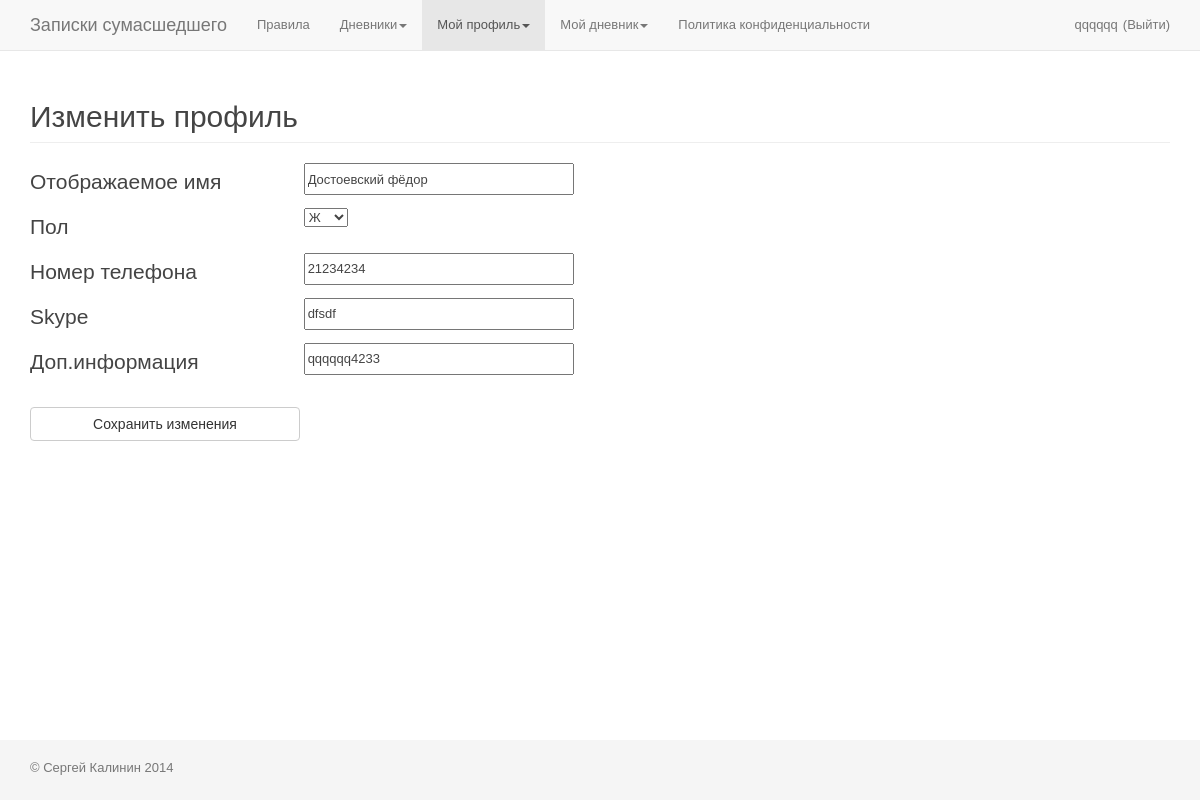
The app's page /change_profile/ (signed in), older data.
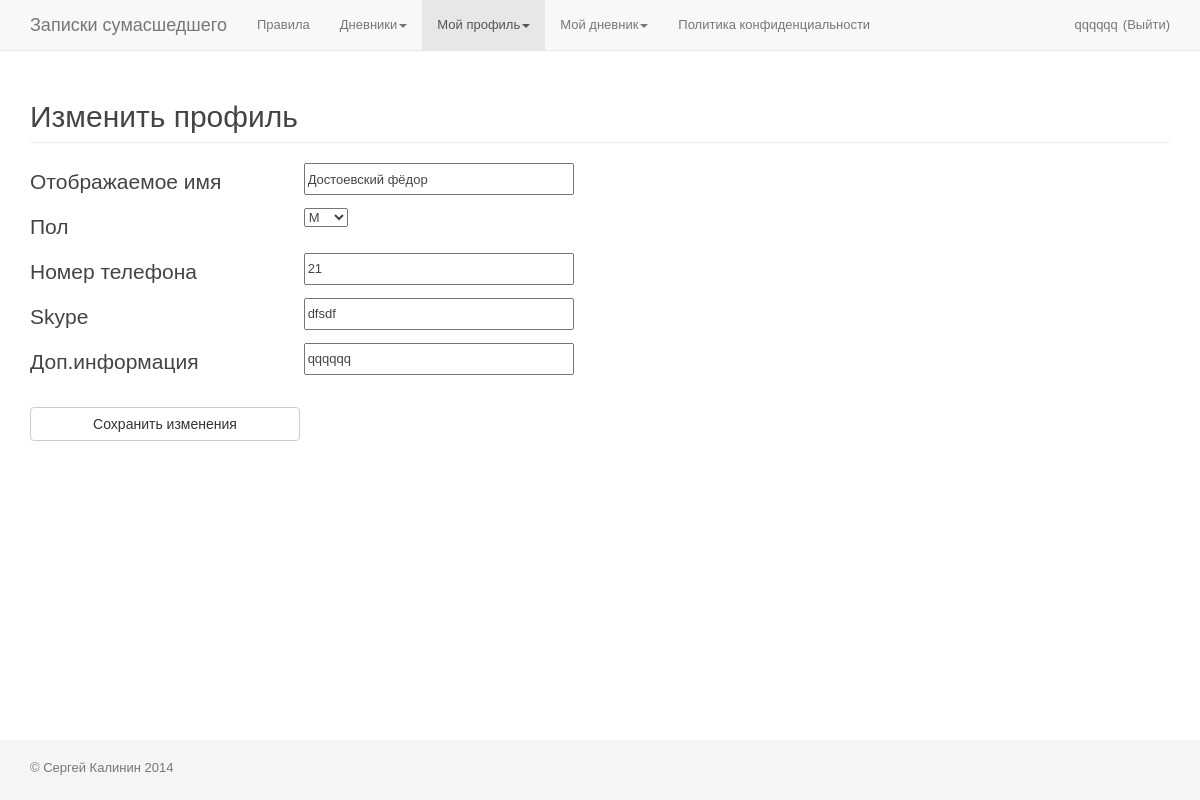
The same page, newer data.
### app_accounts/models.py (models this page shows, shortened)
class Gender(models.Model):
	gender = models.CharField(
		max_length=10,
		blank=True,
	)
	def __str__(self):
		return self.gender

class UserProfile(User):
	gender = models.ForeignKey(
		Gender,
		verbose_name='Пол',
		blank=True,
		null=True,
	)
	nickname = models.CharField(
		'Отображаемое имя',
		max_length=50,
		blank=False,
	)
	phone = models.CharField(
		max_length=50,
		blank=False,
	)
	skype = models.CharField(
		max_length=50,
		blank=False,
	)
	other = models.TextField(
		max_length=500,
		blank=False,
	)
	avatar = models.ImageField(
		upload_to='userprofile/avatar/',
		blank=True,
		null=True,
	)
	views = models.IntegerField(
		default=0,
		null=False,
		blank=True,
	)
	objects = UserManager()
	@classmethod
	def get_entry(self, user_id):
		result = UserProfile.objects.get(user_ptr_id=user_id)
		return result

### app_zapsum/views.py (the view, shortened to what this page needs)
# urls.py: url(r'^change_profile/$', 'views.change_profile', name='change_profile'),
@login_required
def change_profile(request):
	entry_user_profile = UserProfile.get_entry(user_id=request.user.id)
	avatar = entry_user_profile.avatar
	form = ProfileForm(instance=entry_user_profile)
	t = loader.get_template('page_change_profile.html')
	c = RequestContext(request, {
		'form': form,
		'avatar': avatar,
	}, [custom_proc])
	return HttpResponse(t.render(c))

### app_accounts/forms.py
class ProfileForm(forms.ModelForm):
	gender = forms.ModelChoiceField(
		queryset=Gender.objects.all(),
		empty_label = None,
		label='Пол',
	)
	phone = forms.CharField(
		label='Номер телефона',
		widget=forms.TextInput(),
		required=False,
	)
	skype = forms.CharField(
		label='Skype',
		widget=forms.TextInput(),
		required=False,
	)
	nickname = forms.CharField(
		label='Отображаемое имя',
		widget=forms.TextInput(),
		required=False,
	)
	other = forms.CharField(
		label='Доп.информация',
		widget=SummernoteWidget({
		    'width': '670px',
		}),
		required=False,
	)
	class Meta:
		model = UserProfile
		fields = (
			'gender',
			'phone',
			'skype',
			'nickname',
			'other',
		)

### app_accounts/templatetags/tags_app_accounts.py (called while the page is built)
@register.inclusion_tag("part_auth_area.html")
def part_auth_area(user):
	if user:
		return {
			'is_authenticated': user.is_authenticated,
			'username': user.username,
			'user_id': user.pk,
		}

### app_zapsum/views.py (called while the page is built)
def custom_proc(request):
	return{
		'request': request,
	}

### app_zapsum/templates/page_change_profile.html (shortened to what this page needs)
{% extends "page_base.html" %}
{% load thumbnail %}
{% block content %}
	<section class="section profile">
		<div class="page-header">
			<h2>Изменить профиль</h2>
		</div>
		<form class="profile_form" id="profile_form" action="" method="post" novalidate>
			<div class="cell input_outer">
				<label class="label">{{ form.nickname.label }}</label>
				{{ form.nickname }}
			</div>
			<div class="cell input_outer">
				<label class="label">{{ form.gender.label }}</label>
				{{ form.gender }}
			</div>
			<div class="cell input_outer">
				<label class="label">{{ form.phone.label }}</label>
				{{ form.phone }}
			</div>
			<div class="cell input_outer">
				<label class="label">{{ form.skype.label }}</label>
				{{ form.skype }}
			</div>
			<div class="cell input_outer">
				<label class="label">{{ form.other.label }}</label>
				{{ form.other }}
			</div>
			<div class="cell submit_outer">
				<input class="btn btn-default btn_submit" type="submit" value="Сохранить изменения">
			</div>
		</form>
	</section>
{% endblock %}

Row changes from the older to the newer data that the page shows:
changed UserProfile "Достоевский фёдор": phone "21234234" → "21"; other "qqqqqq4233" → "qqqqqq"
computed for Gender: gender "Ж" → "М"
